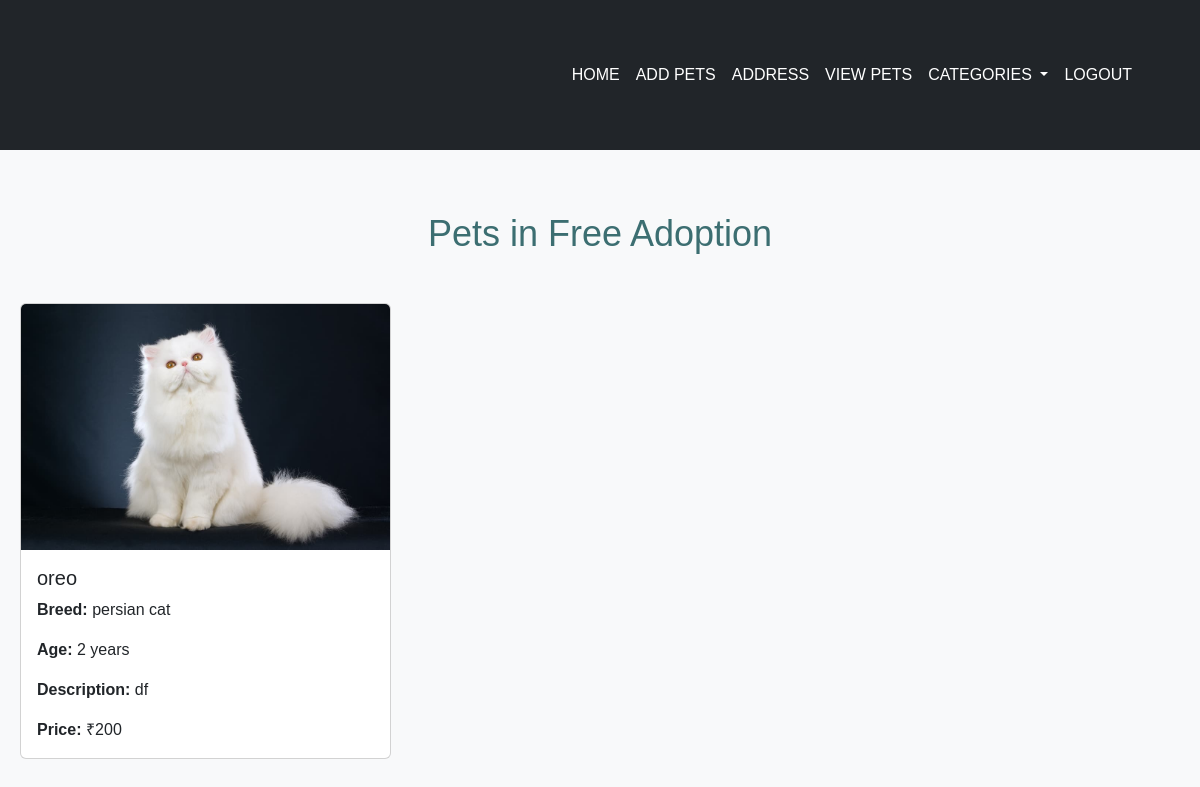
Page /pets/category/5 on the committed database.
### app/models.py (models this page shows, shortened)
class Category(models.Model):
    name = models.CharField(max_length=100)

class Pet(models.Model):
    category = models.ForeignKey(Category, on_delete=models.CASCADE)
    address = models.ForeignKey(Address, on_delete=models.CASCADE)
    pet_type = models.ForeignKey(PetType, on_delete=models.CASCADE)
    user = models.ForeignKey(User, on_delete=models.CASCADE)
    pet_name = models.CharField(max_length=100)
    pet_description = models.TextField()
    pet_age = models.IntegerField()
    pet_image = models.ImageField(upload_to='pet_images/')
    pet_price = models.IntegerField()
    pet_breed = models.CharField(max_length=100)
    created_at = models.DateTimeField(auto_now_add=True)
    is_available = models.BooleanField(default=True)

### app/views.py (the view)
# urls.py: path('pets/category/<int:category_id>', views.pets_by_category, name='pets_by_category'),
def pets_by_category(request, category_id ):
    categories = Category.objects.all()
    pets = Pet.objects.filter(category_id=category_id)
    category = Category.objects.get(id=category_id)
    return render(request, 'user/pets_cat.html', {'pets': pets, 'category': category,'categories': categories})

### templates/user/pets_cat.html (shortened to what this page needs)
<!DOCTYPE html>
<html lang="en">
<head>
    {% load static %}
    <link href="https://cdn.jsdelivr.net/npm/bootstrap@5.3.3/dist/css/bootstrap.min.css" rel="stylesheet">
    <link rel="stylesheet" href="{% static 'listpets.css' %}">
</head>
<body>
    <nav class="navbar navbar-expand-sm navv bg-dark fixed-top">
        <div class="container-fluid">
            <div class="collapse navbar-collapse" id="collapsibleNavbar">
                <ul class="navbar-nav ms-auto me-5">
                    <li class="nav-item">
                        <a class="nav-link text-white" href="../../user_home"> HOME</a>
                    </li>
                    <li class="nav-item">
                        <a class="nav-link text-white" href="../../add-pet"> ADD PETS</a>
                    </li>
                    <li class="nav-item">
                        <a class="nav-link text-white" href="../../add_address"> ADDRESS</a>
                    </li>
                    <li class="nav-item">
                        <a class="nav-link text-white" href="../../pet-list"> VIEW PETS</a>
                    </li>
                    <li class="nav-item dropdown">
                        <a class="nav-link dropdown-toggle text-white" href="#" id="navbarDropdown" role="button" data-bs-toggle="dropdown" aria-expanded="false">
                             CATEGORIES
                        </a>
                    </li>
                    <li class="nav-item">
                        <a class="nav-link text-white" href="../../logout"> LOGOUT</a>
                    </li>
                </ul>
            </div>
        </div>
    </nav>
    <div class="container mt-5 pt-4">
        <h1 class="text-center mb-5">Pets in {{ category.name }}</h1>
        <div class="row">
            {% for pet in pets %}
                <div class="col-md-4 mb-4">
                    <div class="card">
                        <a href="{% url 'pet_detail' pet.id %}" style="text-decoration: none;">
                            {% if pet.pet_image %}
                                <img src="{{ pet.pet_image.url }}" alt="{{ pet.pet_name }}" class="card-img-top img-fluid">
                            {% else %}
                                <img src="{% static 'default-image.jpg' %}" alt="Default Image" class="card-img-top img-fluid">
                            {% endif %}
                        </a>
                        <div class="card-body">
                            <h5 class="card-title">{{ pet.pet_name }}</h5>
                            <p class="card-text"><strong>Breed:</strong> {{ pet.pet_breed }}</p>
                            <p class="card-text"><strong>Age:</strong> {{ pet.pet_age }} years</p>
                            <p class="card-text"><strong>Description:</strong> {{ pet.pet_description|truncatewords:20 }}</p>
                            <p class="card-text"><strong>Price:</strong> ₹{{ pet.pet_price }}</p>
                        </div>
                    </div>
                </div>
            {% empty %}
                <div class="col-12">
                    <p class="no-pets text-center">No pets available in this category at the moment.</p>
                </div>
            {% endfor %}
        </div>
</body>
</html>

### static/listpets.css (style rules this page uses)
* { margin: 0; padding: 0; box-sizing: border-box; }
.navv { height: 150px; }
body { font-family: 'Arial', sans-serif; background-color: #f8f9fa; color: #1f1d1d; padding-top: 140px; font-size: 16px; }
.container { max-width: 1200px; margin: 30px auto; padding: 20px; }
h1 { text-align: center; margin-bottom: 40px; font-size: 36px; color: #3C6E71; }

### rows in the picture
Category: name "Free Adoption"
Pet: pet_image (picture), pet_name "oreo", pet_breed "persian cat", pet_age "2", pet_description "df", pet_price "200"
